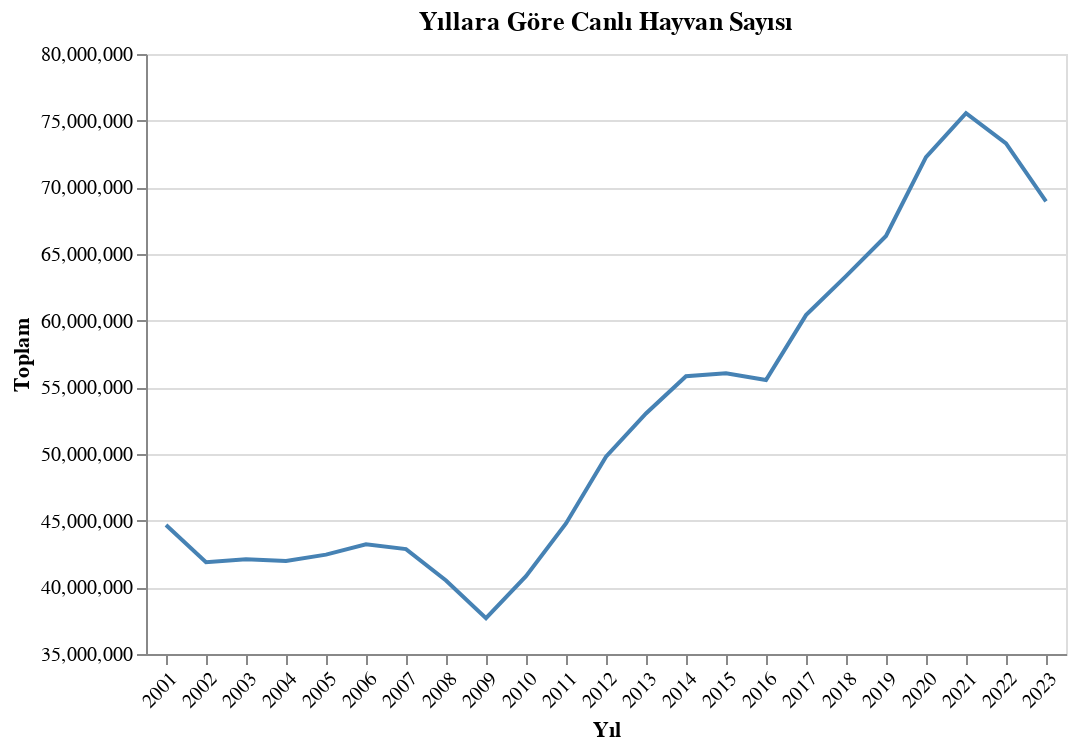

The cell this chart's notebook holds for it:
### Code cell
alt.Chart(canli_hayvan).mark_line().encode(
    x=alt.X('Yıl:O', axis=alt.Axis(labelAngle=-45)),
    y=alt.Y('Toplam:Q', scale=alt.Scale(domain=[35000000, 80000000])),
    color=alt.value('steelblue'),
    tooltip = ['Yıl','Toplam']
).properties(
    title='Yıllara Göre Canlı Hayvan Sayısı'
).interactive()

### Figure 1 — Vega-Lite specification as saved in the notebook (floating-point values rounded to 4 significant figures)
{"config": {"view": {"continuousWidth": 400, "continuousHeight": 300}}, "data": {"name": "data-c92f1d84b5fa3a9c2735e5cd47284ee0"}, "mark": "line", "encoding": {"color": {"value": "steelblue"}, "tooltip": [{"field": "Yıl", "type": "quantitative"}, {"field": "Toplam", "type": "quantitative"}], "x": {"axis": {"labelAngle": -45}, "field": "Yıl", "type": "ordinal"}, "y": {"field": "Toplam", "scale": {"domain": [35000000, 80000000]}, "type": "quantitative"}}, "selection": {"selector016": {"type": "interval", "bind": "scales", "encodings": ["x", "y"]}}, "title": "Yıllara Göre Canlı Hayvan Sayısı", "$schema": "https://vega.github.io/schema/vega-lite/v4.17.0.json", "datasets": {"data-c92f1d84b5fa3a9c2735e5cd47284ee0": [{"Yıl": 2001, "Toplam": 44680000, "Sığır": 10548000, "Manda": 138000, "Koyun": 26972000, "Keçi": 7022000}, {"Yıl": 2002, "Toplam": 41878375, "Sığır": 9803498, "Manda": 121077, "Koyun": 25173706, "Keçi": 6780094}, {"Yıl": 2003, "Toplam": 42104672, "Sığır": 9788102, "Manda": 113356, "Koyun": 25431539, "Keçi": 6771675}, {"Yıl": 2004, "Toplam": 41984338, "Sığır": 10069346, "Manda": 103900, "Koyun": 25201155, "Keçi": 6609937}, {"Yıl": 2005, "Toplam": 42453194, "Sığır": 10526440, "Manda": 104965, "Koyun": 25304325, "Keçi": 6517464}, {"Yıl": 2006, "Toplam": 43232086, "Sığır": 10871364, "Manda": 100516, "Koyun": 25616912, "Keçi": 6643294}, {"Yıl": 2007, "Toplam": 42870109, "Sığır": 11036753, "Manda": 84705, "Koyun": 25462293, "Keçi": 6286358}, {"Yıl": 2008, "Toplam": 40514391, "Sığır": 10859942, "Manda": 86297, "Koyun": 23974591, "Keçi": 5593561}, {"Yıl": 2009, "Toplam": 37688958, "Sığır": 10723958, "Manda": 87207, "Koyun": 21749508, "Keçi": 5128285}, {"Yıl": 2010, "Toplam": 40837450, "Sığır": 11369800, "Manda": 84726, "Koyun": 23089691, "Keçi": 6293233}, {"Yıl": 2011, "Toplam": 44793487, "Sığır": 12386337, "Manda": 97632, "Koyun": 25031565, "Keçi": 7277953}, {"Yıl": 2012, "Toplam": 49804866, "Sığır": 13914912, "Manda": 107435, "Koyun": 27425233, "Keçi": 8357286}, {"Yıl": 2013, "Toplam": 53042643, "Sığır": 14415257, "Manda": 117591, "Koyun": 29284247, "Keçi": 9225548}, {"Yıl": 2014, "Toplam": 55830403, "Sığır": 14223109, "Manda": 122114, "Koyun": 31140244, "Keçi": 10344936}, {"Yıl": 2015, "Toplam": 56051937, "Sığır": 13994071, "Manda": 133766, "Koyun": 31507934, "Keçi": 10416166}, {"Yıl": 2016, "Toplam": 55551460, "Sığır": 14080155, "Manda": 142073, "Koyun": 30983933, "Keçi": 10345299}, {"Yıl": 2017, "Toplam": 60417333, "Sığır": 15943586, "Manda": 161439, "Koyun": 33677636, "Keçi": 10634672}, {"Yıl": 2018, "Toplam": 63338302, "Sığır": 17042506, "Manda": 178397, "Koyun": 35194972, "Keçi": 10922427}, {"Yıl": 2019, "Toplam": 66353810, "Sığır": 17688139, "Manda": 184192, "Koyun": 37276050, "Keçi": 11205429}, {"Yıl": 2020, "Toplam": 72270597, "Sığır": 17965482, "Manda": 192489, "Koyun": 42126781, "Keçi": 11985845}, {"Yıl": 2021, "Toplam": 75555321, "Sığır": 17850543, "Manda": 185574, "Koyun": 45177690, "Keçi": 12341514}, {"Yıl": 2022, "Toplam": 73289541, "Sığır": 16851956, "Manda": 171835, "Koyun": 44687888, "Keçi": 11577862}, {"Yıl": 2023, "Toplam": 68946415, "Sığır": 16421256, "Manda": 161749, "Koyun": 42060470, "Keçi": 10302940}]}}
